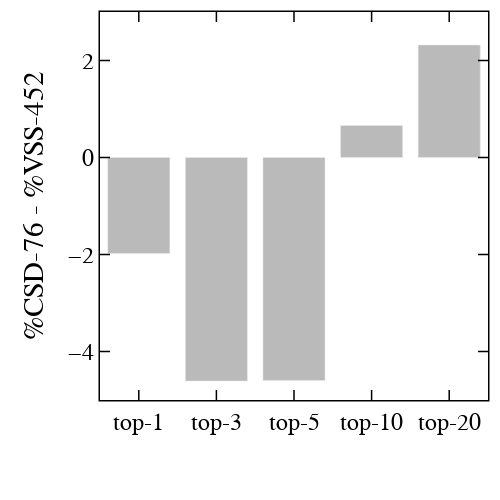

Notebook code cell kept with this figure:
### Code cell
diff_dict = {
    "top-1": 17.76- 15.78,
    "top-3": 40.13-35.52,
    "top-5": 66.44-61.84,
    "top-10": 84.86-85.52,
    "top-20": 96.36-98.68, 
}
data = []
trace0 = go.Bar(
    x=list(diff_dict.keys()), 
    y=[-1*x for x in list(diff_dict.values())],
    # opacity=1,
    # color=colors[ii],
    marker=dict(color="rgba(140, 140, 140, 0.6)"),
    # error_y=dict(type='data', array=res_all[f]["std"])
)
data += [trace0,]
layout = go.Layout()
layout.update(glob_layout)
layout["yaxis"].update({'title': "%CSD-76 - %VSS-452", "range": [-5, 3], "tickvals": [-4, -2, 0, 2, 4]})
# layout.legend.update(x=.72, y=0.98, bgcolor="rgba(0,0,0,0)")
layout.update(width=500, height=500, boxmode='group')
fig = go.Figure(data=data, layout=layout)
iplot(fig)
# fig.write_image("../../../../Dropbox (MIT)/CD-DFARecFull/Figures/F4/percentage_comparison.pdf")

### Figure 1 — Plotly figure (JSON) as saved in the notebook; plotly's stock layout.template omitted (floating-point values rounded to 4 significant figures)
{"data": [{"marker": {"color": "rgba(140, 140, 140, 0.6)"}, "type": "bar", "x": ["top-1", "top-3", "top-5", "top-10", "top-20"], "y": [-1.98, -4.61, -4.6, 0.66, 2.32]}], "layout": {"boxmode": "group", "font": {"color": "black", "family": "Helvetica", "size": 24}, "height": 500, "legend": {"orientation": "v"}, "margin": {"b": 100, "l": 100, "r": 10, "t": 10}, "paper_bgcolor": "rgba(255,255,255,100)", "plot_bgcolor": "white", "width": 500, "xaxis": {"color": "black", "linecolor": "black", "linewidth": 1.5, "mirror": "allticks", "showgrid": false, "showline": true, "ticklen": 10, "ticks": "inside", "tickwidth": 1.5, "zeroline": false}, "yaxis": {"color": "black", "linecolor": "black", "linewidth": 1.5, "mirror": "allticks", "range": [-5, 3], "showgrid": false, "showline": true, "ticklen": 10, "ticks": "inside", "tickvals": [-4, -2, 0, 2, 4], "tickwidth": 1.5, "title": {"text": "%CSD-76 - %VSS-452"}, "zeroline": false}}}
